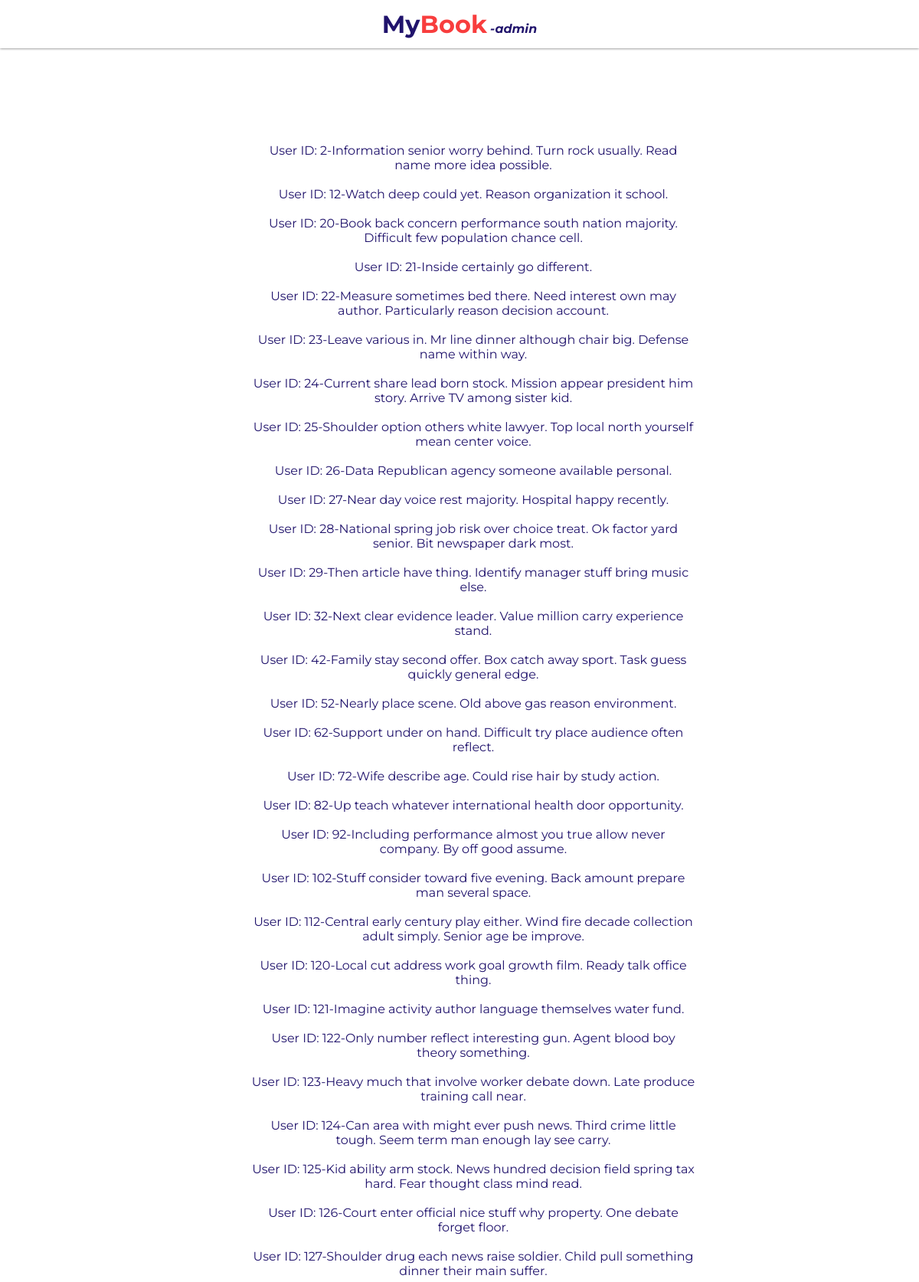
/findPosts.php?name=2 (upper part), run on the app's committed database.
### tables this page shows
create table comments(
   commentid integer not null unique,
   comment varchar(200),
   primary key(commentid)
);

### findPosts.php (the view, shortened to what this page needs)
<!DOCTYPE html>
<html>
	<head>
		<link href="styles/styles5.css" type="text/css" rel="stylesheet" />
    </head>
    <body>
    <div class="gridcontainer">
            <div class="topbar">
                <div class="header">
                    <a onclick="history.back()"><span  class="logoHeaderMy">My</span><span class="logoHeaderBook">Book</span>
                    <span class="logoAdmin"><i>-admin</i></span></a>
                </div>
            </div>
            <div class="content">
                <br><br><br><br>
                <div id="result">
                            <?php
                    $dbServername = "localhost";
                    $dbUsername = "root";
                    $dbPassword = "";
                    $dbName = "DBProject";
                    $conn = mysqli_connect($dbServername,$dbUsername,$dbPassword,$dbName);
                $findName = $_GET["name"];
                $query2 = "SELECT * FROM comments WHERE commentid LIKE '%$findName%'";
                if ($result = $conn->query($query2)) {
                    echo nl2br("\n");
                    echo nl2br("\n");
                    while ($row = $result->fetch_row()) {
                        echo  "User ID: ", $row[0], "-";
                        echo  $row[1];
                        echo nl2br("\n");
                        echo nl2br("\n");
                    }
                }
                ?>
            </div>
            <br><br><br><br>
           </div>
        </body>
</html>

### styles/styles5.css (style rules this page uses)
body { margin: 0px; font-family: 'Montserrat', sans-serif; }
.gridcontainer { display: grid; grid-template-areas:'topbar topbar topbar topbar topbar topbar' 'content content content content content content' 'content content content content content content' 'content content content content content content' 'content content content content content content' 'exinfo exinfo exinfo exinfo exinfo exinfo' ; }
.topbar { grid-area: topbar; background: rgb(255, 255, 255); box-shadow: 0px 0.8px 3px grey; font-family: 'Montserrat', sans-serif; text-align: center; padding-top: 1%; padding-bottom: 1%; }
.logoHeaderMy { font-weight: bolder; font-size: 2em; color: #20136C; }
.logoHeaderBook { font-weight: bolder; font-size: 2em; color: #F83D3D; }
.logoAdmin { font-weight: bolder; font-size: 1em; color: #20136C; top: 50%; }
.content { grid-area: content; padding-left: 3%; color: #20136C; }
a { color:none; }
#result { text-align: center; margin: auto; width: 50%; padding: 10px; }

### data on the page
comments: commentid "2", comment "Information senior worry behind. Turn rock usually. Read name more idea possible."
comments: commentid "12", comment "Watch deep could yet. Reason organization it school."
comments: commentid "20", comment "Book back concern performance south nation majority. Difficult few population chance cell."
comments: commentid "21", comment "Inside certainly go different."
comments: commentid "22", comment "Measure sometimes bed there. Need interest own may author. Particularly reason decision account."
comments: commentid "23", comment "Leave various in. Mr line dinner although chair big. Defense name within way."
comments: commentid "24", comment "Current share lead born stock. Mission appear president him story. Arrive TV among sister kid."
comments: commentid "25", comment "Shoulder option others white lawyer. Top local north yourself mean center voice."
comments: commentid "26", comment "Data Republican agency someone available personal."
comments: commentid "27", comment "Near day voice rest majority. Hospital happy recently."
comments: commentid "28", comment "National spring job risk over choice treat. Ok factor yard senior. Bit newspaper dark most."
comments: commentid "29", comment "Then article have thing. Identify manager stuff bring music else."
comments: commentid "32", comment "Next clear evidence leader. Value million carry experience stand."
comments: commentid "42", comment "Family stay second offer. Box catch away sport. Task guess quickly general edge."
comments: commentid "52", comment "Nearly place scene. Old above gas reason environment."
comments: commentid "62", comment "Support under on hand. Difficult try place audience often reflect."
comments: commentid "72", comment "Wife describe age. Could rise hair by study action."
comments: commentid "82", comment "Up teach whatever international health door opportunity."
comments: commentid "92", comment "Including performance almost you true allow never company. By off good assume."
comments: commentid "102", comment "Stuff consider toward five evening. Back amount prepare man several space."
comments: commentid "112", comment "Central early century play either. Wind fire decade collection adult simply. Senior age be improve."
comments: commentid "120", comment "Local cut address work goal growth film. Ready talk office thing."
comments: commentid "121", comment "Imagine activity author language themselves water fund."
comments: commentid "122", comment "Only number reflect interesting gun. Agent blood boy theory something."
comments: commentid "123", comment "Heavy much that involve worker debate down. Late produce training call near."
comments: commentid "124", comment "Can area with might ever push news. Third crime little tough. Seem term man enough lay see carry."
comments: commentid "125", comment "Kid ability arm stock. News hundred decision field spring tax hard. Fear thought class mind read."
comments: commentid "126", comment "Court enter official nice stuff why property. One debate forget floor."
comments: commentid "127", comment "Shoulder drug each news raise soldier. Child pull something dinner their main suffer."
